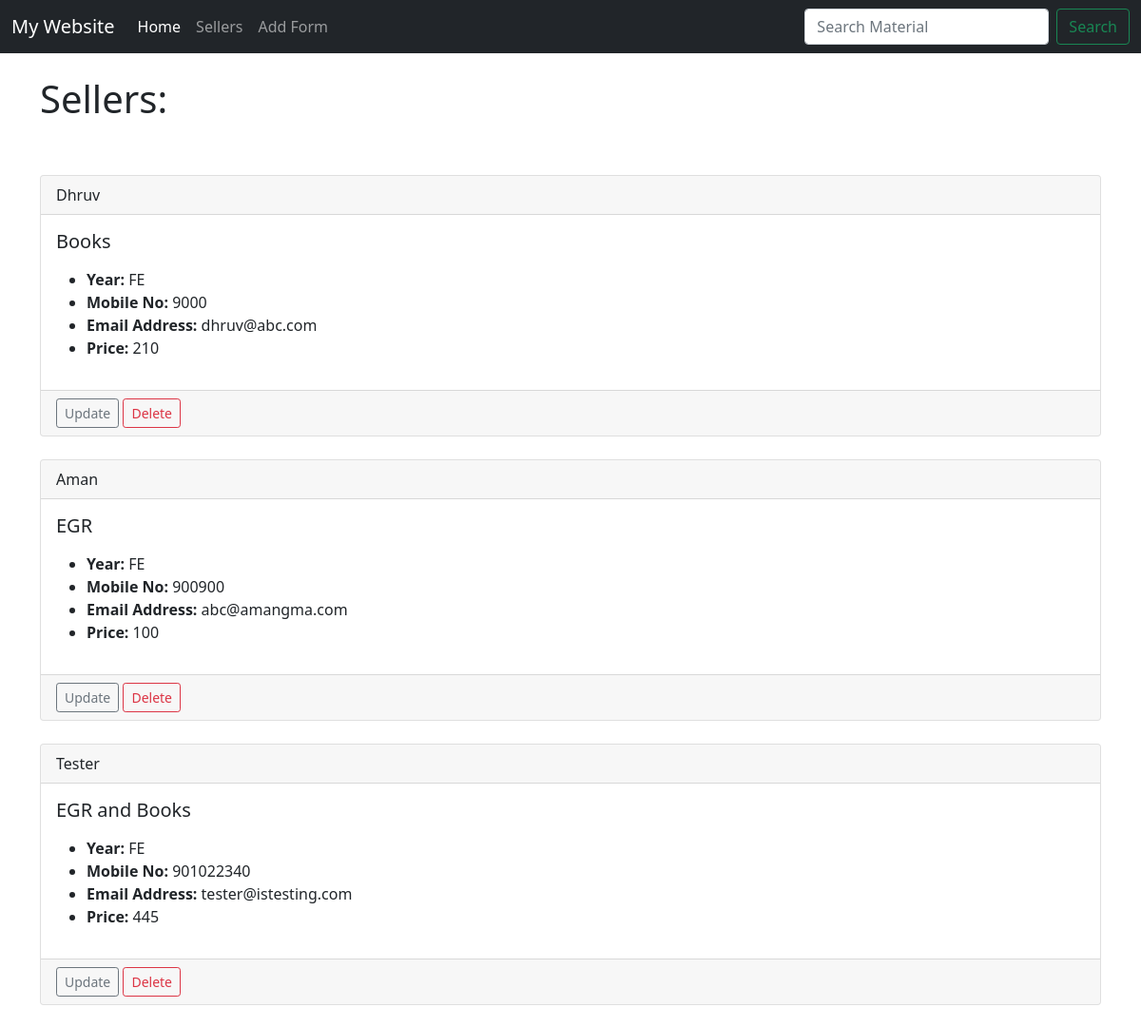
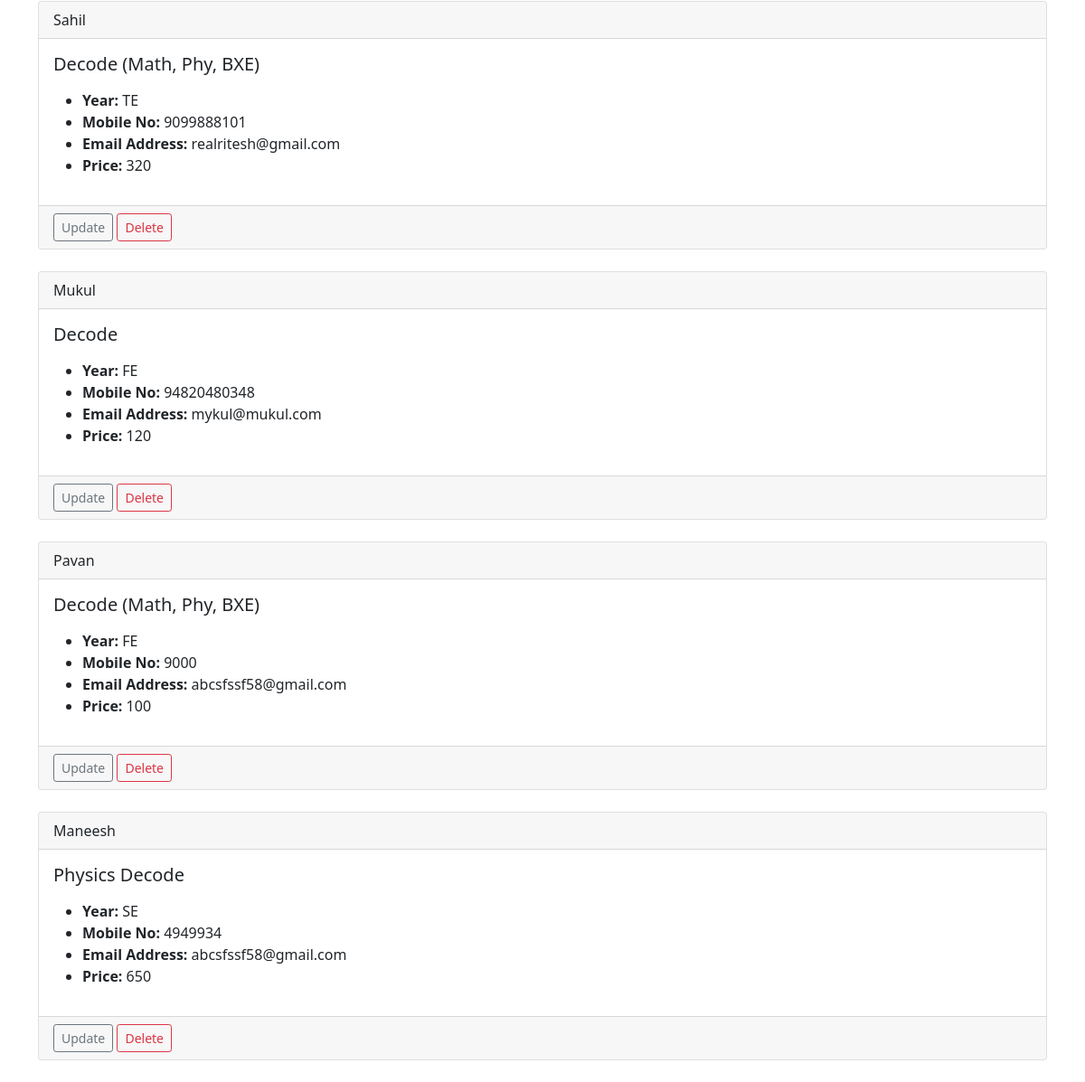
The page /display on the database its author committed (2 pictures, top to bottom).
### display/models.py (models this page shows)
class displa(models.Model):
	name = models.CharField("Displa Name", max_length=120)
	year = models.CharField(max_length=60)
	contact = models.CharField(max_length=60)
	email = models.CharField(max_length=60)
	material = models.CharField(max_length=60)
	price = models.CharField(max_length=60)
	def __str__(self):
		return self.name

### display/views.py (the view)
# urls.py: path('display', views.all_display, name='list-display'),
def all_display(request):
	displa_list = displa.objects.all()
	return render(request, 'display/displa_list.html',
		{'displa_list':displa_list})

### display/templates/display/displa_list.html
{% extends 'display/base.html' %}
{% block content %}
    <h1> Sellers: </h1>
    <br>
    <br>
{% for displa in displa_list %}
<div class="card">
  <div class="card-header">
    {{ displa }}
  </div>
  <div class="card-body">
    <h5 class="card-title">{{ displa.material }}</h5>
    <p class="card-text">
    	<ul>
    <li> <b>Year:</b> {{ displa.year }}</li>
    <li><b>Mobile No:</b> {{ displa.contact }}</li>
    <li><b>Email Address:</b> {{ displa.email }}</li>
    <li><b>Price:</b> {{ displa.price }}</li>
    </ul>
    </p>
  </div>
  <div class="card-footer text-muted">
    <a href="{% url 'update-displa' displa.id %}" class="btn btn-outline-secondary btn-sm">Update</a>
    <a href="{% url 'delete-displa' displa.id %}" class="btn btn-outline-danger btn-sm">Delete</a>
  </div>
</div>
    <br/>
{% endfor %}
{% endblock %}

### display/templates/display/base.html (shortened to what this page needs)
<!doctype html>
<html lang="en">
  <head>
    <link href="https://cdn.jsdelivr.net/npm/bootstrap@5.0.2/dist/css/bootstrap.min.css" rel="stylesheet">
  </head>
  <body>
  	{% include 'display/navbar.html' %}
  	<br/>
    <div class="container">
    {% block content %}
    {% endblock %}
    </div>
  </body>
</html>

### display/templates/display/navbar.html (shortened to what this page needs)
<nav class="navbar navbar-expand-lg navbar-dark bg-dark">
  <div class="container-fluid">
    <a class="navbar-brand" href="{% url 'home' %}">My Website</a>
    <div class="collapse navbar-collapse" id="navbarSupportedContent">
      <ul class="navbar-nav me-auto mb-2 mb-lg-0">
        <li class="nav-item">
          <a class="nav-link active" aria-current="page" href="#">Home</a>
        </li>
        <li class="nav-item">
          <a class="nav-link" href="{% url 'list-display' %}">Sellers</a>
        </li>
        <li class="nav-item">
          <a class="nav-link" href="{% url 'add-displa' %}">Add Form</a>
        </li>
      </ul>
      <form class="d-flex" action="{% url 'search_results' %}" method="GET">
        <input class="form-control me-2" type="search" placeholder="Search Material" aria-label="Search" name="material">
        <button class="btn btn-outline-success" type="submit">Search</button>
      </form>
    </div>
  </div>
</nav>

### rows shown on the page
displa: name "Dhruv", material "Books", year "FE", contact "9000", email "dhruv@abc.com", price "210"
displa: name "Aman", material "EGR", year "FE", contact "900900", email "abc@amangma.com", price "100"
displa: name "Tester", material "EGR and Books", year "FE", contact "901022340", email "tester@istesting.com", price "445"
displa: name "Sahil", material "Decode (Math, Phy, BXE)", year "TE", contact "9099888101", email "realritesh@gmail.com", price "320"
displa: name "Mukul", material "Decode", year "FE", contact "94820480348", email "mykul@mukul.com", price "120"
displa: name "Pavan", material "Decode (Math, Phy, BXE)", year "FE", contact "9000", email "abcsfssf58@gmail.com", price "100"
displa: name "Maneesh", material "Physics Decode", year "SE", contact "4949934", email "abcsfssf58@gmail.com", price "650"
